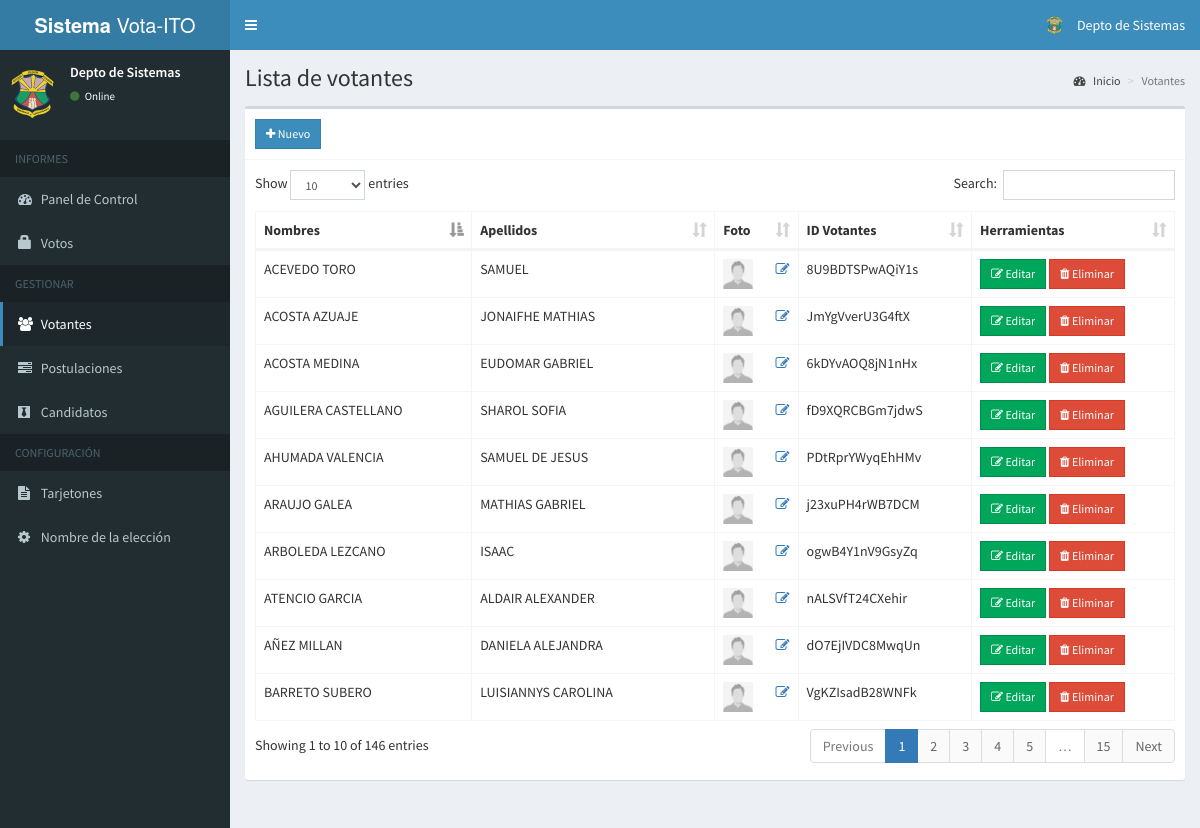
Screenshot of /admin/voters.php (signed in) with the database file from the repository.
### tables this page shows
CREATE TABLE `voters` (
  `id` int(11) NOT NULL,
  `voters_id` varchar(15) NOT NULL,
  `password` varchar(60) NOT NULL,
  `firstname` varchar(30) NOT NULL,
  `lastname` varchar(30) NOT NULL,
  `photo` varchar(150) NOT NULL
);

### admin/includes/session.php (called while the page is built, shortened)
<?php
	include 'includes/conn.php';
	$sql = "SELECT * FROM admin WHERE id = '".$_SESSION['admin']."'";
	$query = $conn->query($sql);
	$user = $query->fetch_assoc();
?>

### admin/voters.php (the view, shortened to what this page needs)
<?php include 'includes/session.php'; ?>
<?php include 'includes/header.php'; ?>
<body class="hold-transition skin-blue sidebar-mini">
<div class="wrapper">
  <?php include 'includes/navbar.php'; ?>
  <?php include 'includes/menubar.php'; ?>
  <div class="content-wrapper">
    <section class="content-header">
      <h1>
        Lista de votantes
      </h1>
      <ol class="breadcrumb">
        <li><a href="#"><i class="fa fa-dashboard"></i> Inicio</a></li>
        <li class="active">Votantes</li>
      </ol>
    </section>
    <section class="content">
      <div class="row">
        <div class="col-xs-12">
          <div class="box">
            <div class="box-header with-border">
              <a href="#addnew" data-toggle="modal" class="btn btn-primary btn-sm btn-flat"><i class="fa fa-plus"></i> Nuevo</a>
            </div>
            <div class="box-body">
              <table id="example1" class="table table-bordered">
                <thead>
                  <th>Nombres</th>
                  <th>Apellidos</th>
                  <th>Foto</th>
                  <th>ID Votantes</th>
                  <th>Herramientas</th>
                </thead>
                <tbody>
                  <?php
                    $sql = "SELECT * FROM voters";
                    $query = $conn->query($sql);
                    while($row = $query->fetch_assoc()){
                      $image = (!empty($row['photo'])) ? '../images/'.$row['photo'] : '../images/profile.jpg';
                      echo "
                        <tr>
                          <td>".$row['lastname']."</td>
                          <td>".$row['firstname']."</td>
                          <td>
                            <img src='".$image."' width='30px' height='30px'>
                            <a href='#edit_photo' data-toggle='modal' class='pull-right photo' data-id='".$row['id']."'><span class='fa fa-edit'></span></a>
                          </td>
                          <td>".$row['voters_id']."</td>
                          <td>
                            <button class='btn btn-success btn-sm edit btn-flat' data-id='".$row['id']."'><i class='fa fa-edit'></i> Editar</button>
                            <button class='btn btn-danger btn-sm delete btn-flat' data-id='".$row['id']."'><i class='fa fa-trash'></i> Eliminar</button>
                          </td>
                        </tr>
                      ";
                    }
                  ?>
                </tbody>
              </table>
            </div>
          </div>
        </div>
      </div>
    </section>
  </div>
</div>
</body>
</html>

### admin/includes/navbar.php (shortened to what this page needs)
<header class="main-header">
  <a href="#" class="logo">
    <span class="logo-lg"><b>Sistema </b>Vota-ITO</span>
  </a>
  <nav class="navbar navbar-static-top">
    <a href="#" class="sidebar-toggle" data-toggle="push-menu" role="button">
    </a>
    <div class="navbar-custom-menu">
      <ul class="nav navbar-nav">
        <li class="dropdown user user-menu">
          <a href="#" class="dropdown-toggle" data-toggle="dropdown">
            <img src="<?php echo (!empty($user['photo'])) ? '../images/'.$user['photo'] : '../images/profile.jpg'; ?>" class="user-image" alt="User Image">
            <span class="hidden-xs"><?php echo $user['firstname'].' '.$user['lastname']; ?></span>
          </a>
        </li>
      </ul>
    </div>
  </nav>
</header>

### admin/includes/menubar.php (shortened to what this page needs)
<aside class="main-sidebar">
  <section class="sidebar">
    <div class="user-panel">
      <div class="pull-left image">
        <img src="<?php echo (!empty($user['photo'])) ? '../images/'.$user['photo'] : '../images/profile.jpg'; ?>" class="img-circle" alt="User Image">
      </div>
      <div class="pull-left info">
        <p><?php echo $user['firstname'].' '.$user['lastname']; ?></p>
        <a><i class="fa fa-circle text-success"></i> Online</a>
      </div>
    </div>
    <ul class="sidebar-menu" data-widget="tree">
      <li class="header">INFORMES</li>
      <li class=""><a href="home.php"><i class="fa fa-dashboard"></i> <span>Panel de Control</span></a></li>
      <li class=""><a href="votes.php"><span class="glyphicon glyphicon-lock"></span> <span>Votos</span></a></li>
      <li class="header">GESTIONAR</li>
      <li class=""><a href="voters.php"><i class="fa fa-users"></i> <span>Votantes</span></a></li>
      <li class=""><a href="positions.php"><i class="fa fa-tasks"></i> <span>Postulaciones</span></a></li>
      <li class=""><a href="candidates.php"><i class="fa fa-black-tie"></i> <span>Candidatos</span></a></li>
      <li class="header">CONFIGURACIÓN</li>
      <li class=""><a href="ballot.php"><i class="fa fa-file-text"></i> <span>Tarjetones</span></a></li>
      <li class=""><a href="#config" data-toggle="modal"><i class="fa fa-cog"></i> <span>Nombre de la elección</span></a></li>
    </ul>
  </section>
</aside>

### rows the page displays
voters: lastname "ARBOLEDA LEZCANO", firstname "ISAAC", voters "ogwB4Y1nV9GsyZq"
voters: lastname "ACOSTA AZUAJE", firstname "JONAIFHE MATHIAS", voters "JmYgVverU3G4ftX"
voters: lastname "BARRETO SUBERO", firstname "LUISIANNYS CAROLINA", voters "VgKZIsadB28WNFk"
voters: lastname "AGUILERA CASTELLANO", firstname "SHAROL SOFIA", voters "fD9XQRCBGm7jdwS"
voters: lastname "ARAUJO GALEA", firstname "MATHIAS GABRIEL", voters "j23xuPH4rWB7DCM"
voters: lastname "AHUMADA VALENCIA", firstname "SAMUEL DE JESUS", voters "PDtRprYWyqEhHMv"
voters: lastname "ACOSTA MEDINA", firstname "EUDOMAR GABRIEL", voters "6kDYvAOQ8jN1nHx"
voters: lastname "AÑEZ MILLAN", firstname "DANIELA ALEJANDRA", voters "dO7EjIVDC8MwqUn"
voters: lastname "ATENCIO GARCIA", firstname "ALDAIR ALEXANDER", voters "nALSVfT24CXehir"
voters: lastname "ACEVEDO TORO", firstname "SAMUEL", voters "8U9BDTSPwAQiY1s"

### other values shown
$user['firstname'] "Depto de"
$user['lastname'] "Sistemas"
